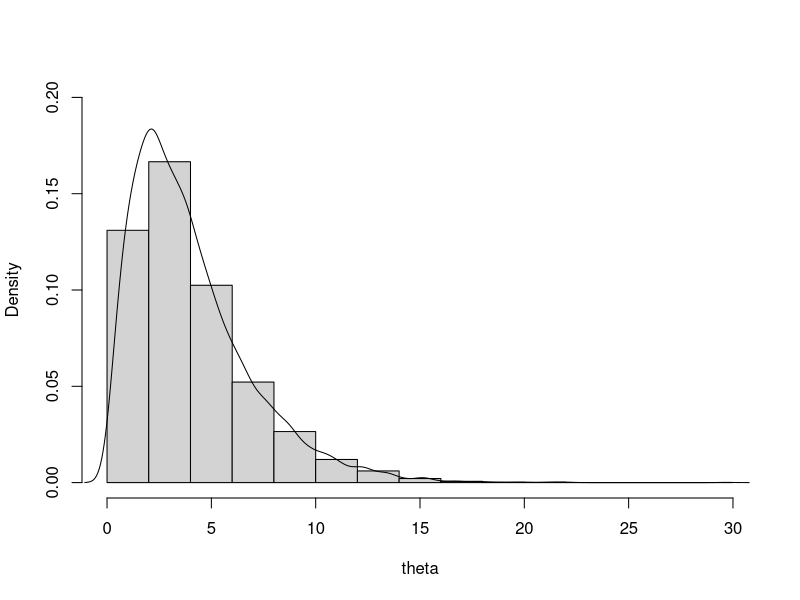

Reproduce this figure in R.
# ------------------------------------------------------------------------------
# monte carlo

# R code from examples in .tex file
# FIG: Gamma distribution with histogram and density line.
# ------------------------------------------------------------------------------

library(knitr)
library(ggplot2)
set.seed(333)

# Data -------------------------------------------------------------------------

T = 10000; shape = 2; rate = 1 / 2
theta = rgamma(T, shape = shape, rate = rate)

png("../figure_man/gamdistri_monte_carlo.png", width = 800, height = 600)
hist(theta, freq = FALSE, ylim = c(0, 0.2), main = "")
lines(density(theta))
dev.off()


(Etheta = mean(theta)) # MC estimator
(se.Etheta = sqrt(var(theta) / T)) # Variance of MC estimator
shape * 1 / rate # Theoretical expectation

(Ptheta = mean(theta > 5)) # MC Estimator
(se.Ptheta = sqrt(var(theta > 5) / T)) # Variance of MC estimator
1 - pgamma(5, shape = shape, rate = rate) # theoretical value
f = function(x) { dgamma(x, shape = shape, rate = rate) }
integrate(f, 5, Inf) # Numerical integration in R
